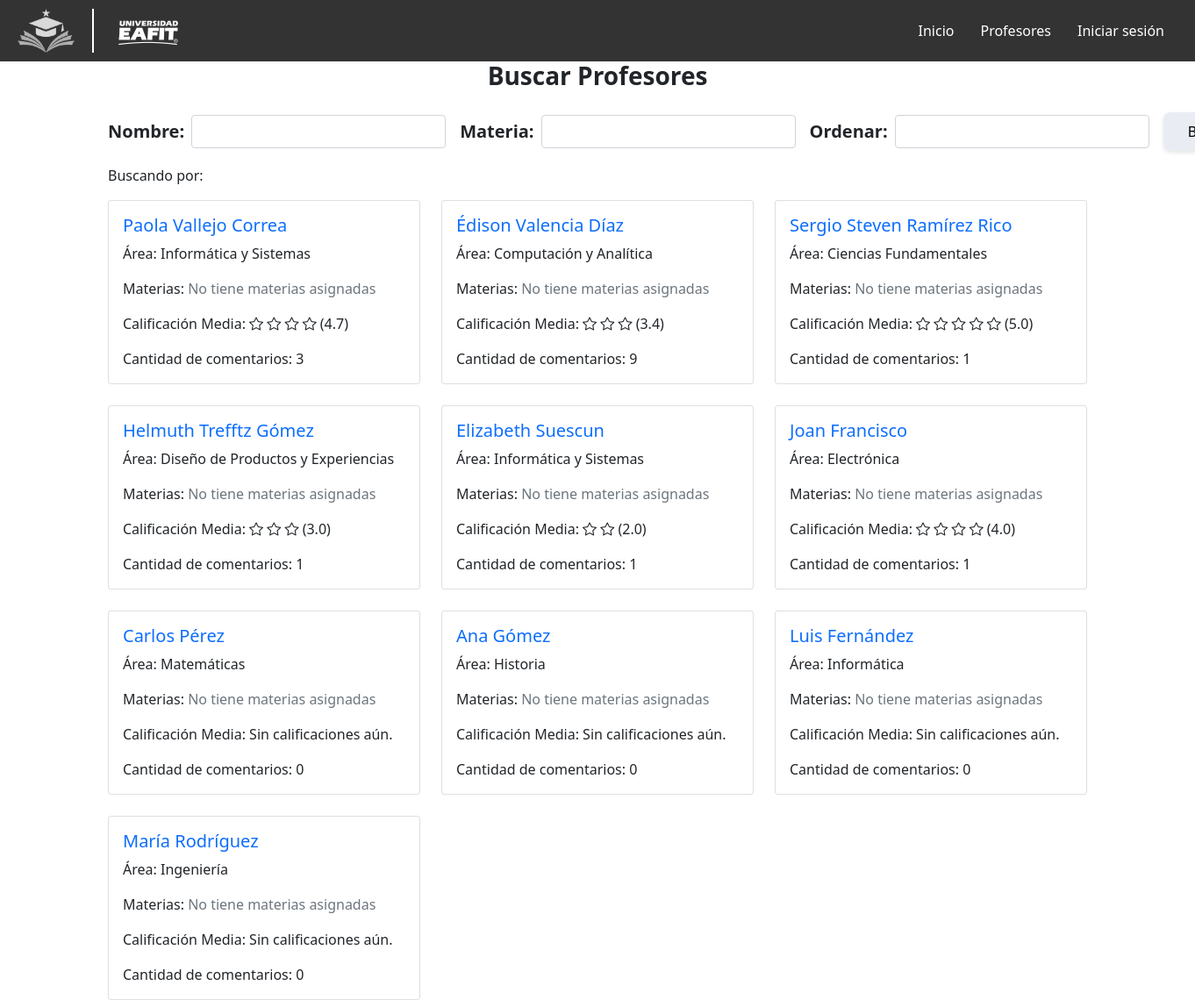
The app's page /profesores/, older data.
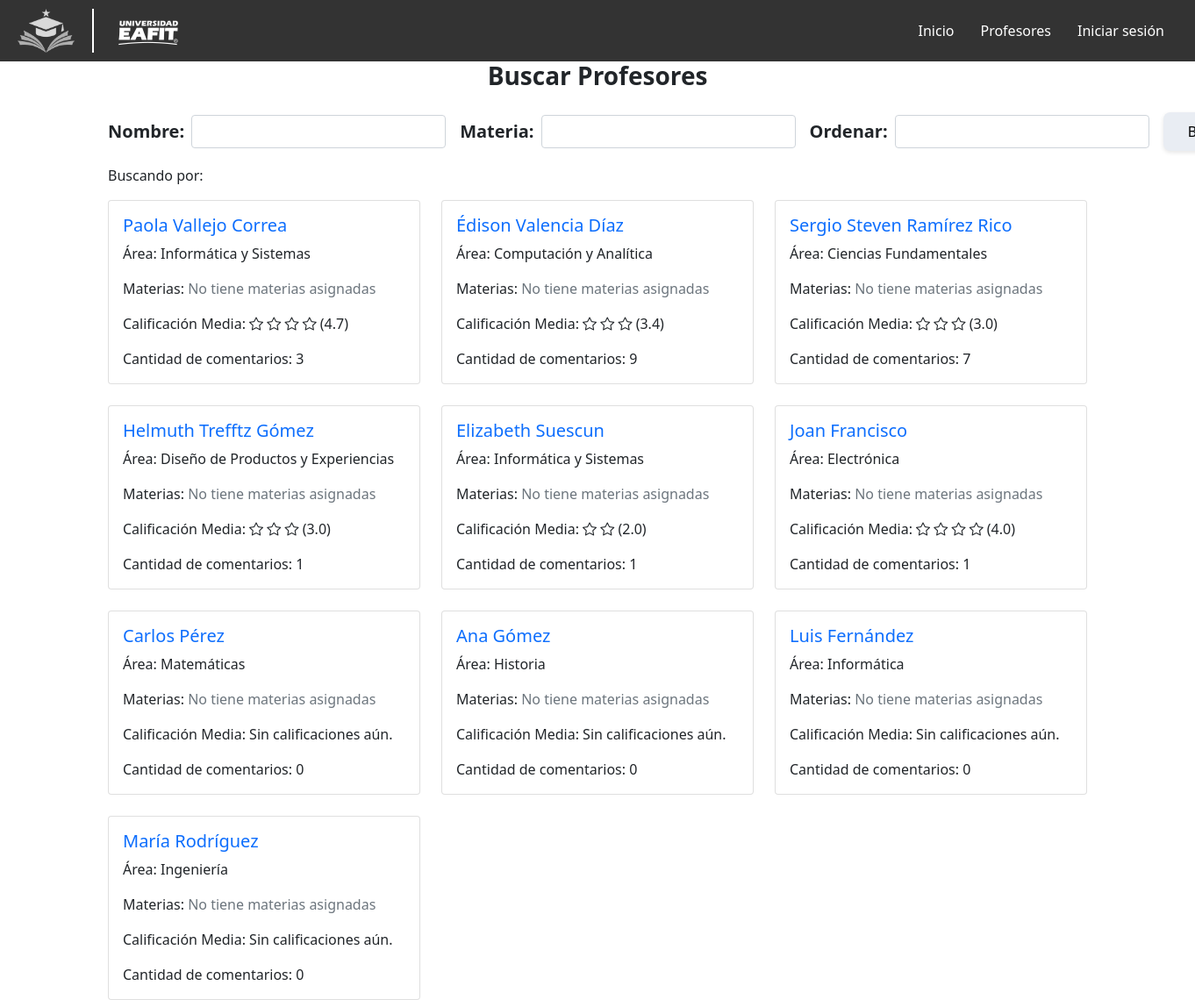
The same page, newer data.
### profesores/models.py (models this page shows, shortened)
class Profesor(models.Model):
    nombre = models.CharField(max_length=100)
    departamento = models.CharField(max_length=100)
    materias = models.ManyToManyField('Materia', related_name='profesores')
    calificacion_media = models.FloatField(default=0.0)  # Calificación general del profesor
    numcomentarios = models.IntegerField(default=0)

### profesores/views.py (the view, shortened to what this page needs)
# urls.py: path('profesores/', profesoresViews.lista_profesores, name='lista_profesores'),
def lista_profesores(request):
    searchNombre = request.GET.get('searchNombre', '').strip()  # Elimina espacios en blanco adicionales
    searchMateria = request.GET.get('searchMateria', '').strip()
    orden_field = request.GET.get('orden_field', '')
    profesores = Profesor.objects.all()
    if searchNombre:
        profesores = profesores.filter(nombre__icontains=searchNombre)
    if searchMateria:
        profesores = profesores.filter(materias__nombre__icontains=searchMateria).distinct()
    return render(request, 'lista_profesores.html', {
        'profesores': profesores,
        'searchNombre': searchNombre,
        'searchMateria': searchMateria,
        'orden_field': orden_field
    })

### profesores/templates/lista_profesores.html (shortened to what this page needs)
{% extends 'base_generic.html' %}
{% block content %}
<link href="https://cdn.jsdelivr.net/npm/bootstrap@5.1.3/dist/css/bootstrap.min.css" rel="stylesheet">
<link href="https://cdn.jsdelivr.net/npm/bootstrap-icons@1.8.1/font/bootstrap-icons.css" rel="stylesheet">
<div class="container">
    <form action="" method="GET">
        <h3 class="fw-bold mb-4 text-center">Buscar Profesores</h3>
        <div class="d-flex align-items-center mb-3 mt-4">
            <div class="me-3 d-flex align-items-center">
                <label for="searchNombre" class="form-label mb-0 me-2 fw-bold fs-5">Nombre:</label>
                <input type="text" class="form-control" name="searchNombre" id="searchNombre" value="{{ searchNombre }}" style="width: 290px;">
            </div>
            <div class="me-3 d-flex align-items-center">
                <label for="searchMateria" class="form-label mb-0 me-2 fw-bold fs-5">Materia:</label>
                <input type="text" class="form-control" name="searchMateria" id="searchMateria" value="{{ searchMateria }}" style="width: 290px;">
            </div>
            <div class="me-3 d-flex align-items-center">
                <label for="orden_field" class="form-label mb-0 me-2 fw-bold fs-5">Ordenar:</label>
                <select name="orden_field" id="orden_field" class="form-control" style="width: 290px;">
                    <option value=""> </option>
                    <option value="mayor_rating" {% if orden_field == "mayor_rating" %}selected{% endif %}>Mayor rating</option>
                </select>
            </div>
            <div class="d-flex align-items-center">
                <button type="submit" class="btn custom-gray-button">Buscar</button>
            </div>
        </div>
    </form>
    <p class="mt-3">Buscando por: {{ searchNombre }}  {{ searchMateria }} </p>
    <div class="row row-cols-1 row-cols-md-3 g-4">
        {% for profesor in profesores %}
        <div class="col">
            <div class="card">
                <div class="card-body">
                    <h5 class="card-title">
                        <a href="{% url 'detalle_profesor' profesor.id %}" class="text-decoration-none">
                            {{ profesor.nombre }}
                        </a>
                    </h5>
                    <p class="card-text">Área: {{ profesor.departamento }}</p>
                    <p class="card-text">
                        Materias:
                        {% if profesor.materias.exists %}
                            {% for materia in profesor.materias.all %}
                                <span>{{ materia.nombre }}</span>{% if not forloop.last %}, {% endif %}
                            {% endfor %}
                        {% else %}
                            <span class="text-muted">No tiene materias asignadas</span>
                        {% endif %}
                    </p>
                    {% if profesor.calificacion_media %}
                    <p class="card-text">Calificación Media:
                        {% for i in "12345" %}
                            <span class="bi bi-star{% if i|add:0 > profesor.calificacion_media %}-outline{% endif %}"></span>
                        {% endfor %}
                        ({{ profesor.calificacion_media|floatformat:1 }})
                    </p>
                    {% else %}
                    <p class="card-text">Calificación Media: Sin calificaciones aún.</p>
                    {% endif %}
                    <p class="card-text">Cantidad de comentarios: {{ profesor.numcomentarios }}</p>
                </div>
            </div>
        </div>
        {% endfor %}
    </div>
</div>
{% endblock %}

Row changes from the older to the newer data that the page shows:
changed Profesor "Sergio Steven Ramírez Rico": calificacion_media "5.0" → "3.0"; numcomentarios "1" → "7"
